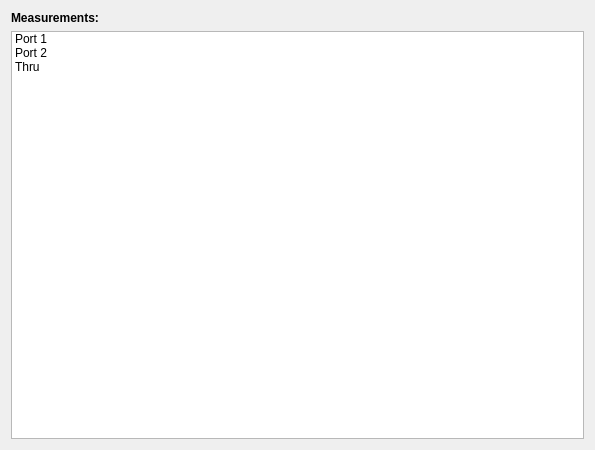
<?xml version="1.0" encoding="UTF-8"?>
<ui version="4.0">
 <class>MeasurePage</class>
 <widget class="QWidget" name="MeasurePage">
  <property name="geometry">
   <rect>
    <x>0</x>
    <y>0</y>
    <width>595</width>
    <height>450</height>
   </rect>
  </property>
  <property name="windowTitle">
   <string>Form</string>
  </property>
  <layout class="QGridLayout" name="gridLayout">
   <item row="0" column="0">
    <widget class="QLabel" name="label">
     <property name="font">
      <font>
       <weight>75</weight>
       <bold>true</bold>
      </font>
     </property>
     <property name="text">
      <string>Measurements:</string>
     </property>
    </widget>
   </item>
   <item row="1" column="0">
    <widget class="QTreeWidget" name="measuredTree">
     <property name="rootIsDecorated">
      <bool>false</bool>
     </property>
     <property name="itemsExpandable">
      <bool>true</bool>
     </property>
     <attribute name="headerVisible">
      <bool>false</bool>
     </attribute>
     <attribute name="headerDefaultSectionSize">
      <number>175</number>
     </attribute>
     <attribute name="headerMinimumSectionSize">
      <number>175</number>
     </attribute>
     <column>
      <property name="text">
       <string>Name</string>
      </property>
     </column>
     <column>
      <property name="text">
       <string>Details</string>
      </property>
     </column>
     <item>
      <property name="text">
       <string>Port 1</string>
      </property>
      <property name="icon">
       <iconset resource="Resources.qrc">
        <normaloff>:/images/Images/Measured Single Port.bmp</normaloff>:/images/Images/Measured Single Port.bmp</iconset>
      </property>
      <property name="text">
       <string/>
      </property>
      <item>
       <property name="text">
        <string>Short</string>
       </property>
       <property name="icon">
        <iconset resource="Resources.qrc">
         <normaloff>:/images/Images/Measured Button.bmp</normaloff>:/images/Images/Measured Button.bmp</iconset>
       </property>
      </item>
      <item>
       <property name="text">
        <string>Offset Short 1</string>
       </property>
       <property name="icon">
        <iconset resource="Resources.qrc">
         <normaloff>:/images/Images/Measured Button.bmp</normaloff>:/images/Images/Measured Button.bmp</iconset>
       </property>
       <property name="text">
        <string>Offset Short Cal Kit 1</string>
       </property>
      </item>
      <item>
       <property name="text">
        <string>Offset Short 2</string>
       </property>
       <property name="icon">
        <iconset resource="Resources.qrc">
         <normaloff>:/images/Images/Measured Button.bmp</normaloff>:/images/Images/Measured Button.bmp</iconset>
       </property>
       <property name="text">
        <string>Offset Short Cal Kit 1</string>
       </property>
      </item>
      <item>
       <property name="text">
        <string>Offset Short 1</string>
       </property>
       <property name="icon">
        <iconset resource="Resources.qrc">
         <normaloff>:/images/Images/Measured Button.bmp</normaloff>:/images/Images/Measured Button.bmp</iconset>
       </property>
       <property name="text">
        <string>Offset Short Cal Kit 2</string>
       </property>
      </item>
      <item>
       <property name="text">
        <string>Offset Short 2</string>
       </property>
       <property name="icon">
        <iconset resource="Resources.qrc">
         <normaloff>:/images/Images/Measured Button.bmp</normaloff>:/images/Images/Measured Button.bmp</iconset>
       </property>
       <property name="text">
        <string>Offset Short Cal Kit 2</string>
       </property>
      </item>
      <item>
       <property name="text">
        <string>Match</string>
       </property>
       <property name="icon">
        <iconset resource="Resources.qrc">
         <normaloff>:/images/Images/Measured Button.bmp</normaloff>:/images/Images/Measured Button.bmp</iconset>
       </property>
      </item>
     </item>
     <item>
      <property name="text">
       <string>Port 2</string>
      </property>
      <property name="icon">
       <iconset resource="Resources.qrc">
        <normaloff>:/images/Images/Unmeasured Single Port.bmp</normaloff>:/images/Images/Unmeasured Single Port.bmp</iconset>
      </property>
      <item>
       <property name="text">
        <string>Short</string>
       </property>
       <property name="icon">
        <iconset resource="Resources.qrc">
         <normaloff>:/images/Images/Measured Button.bmp</normaloff>:/images/Images/Measured Button.bmp</iconset>
       </property>
      </item>
      <item>
       <property name="text">
        <string>Offset Short 1</string>
       </property>
       <property name="icon">
        <iconset>
         <disabledon>:/images/Images/Unmeasured Button.bmp</disabledon>
        </iconset>
       </property>
       <property name="text">
        <string>Offset Short Cal Kit 1</string>
       </property>
      </item>
      <item>
       <property name="text">
        <string>Offset Short 2</string>
       </property>
       <property name="icon">
        <iconset>
         <disabledon>:/images/Images/Unmeasured Button.bmp</disabledon>
        </iconset>
       </property>
       <property name="text">
        <string>Offset Short Cal Kit 1</string>
       </property>
      </item>
      <item>
       <property name="text">
        <string>Offset Short 1</string>
       </property>
       <property name="icon">
        <iconset>
         <disabledon>:/images/Images/Unmeasured Button.bmp</disabledon>
        </iconset>
       </property>
       <property name="text">
        <string>Offset Short Cal Kit 2</string>
       </property>
      </item>
      <item>
       <property name="text">
        <string>Offset Short 2</string>
       </property>
       <property name="icon">
        <iconset>
         <disabledon>:/images/Images/Unmeasured Button.bmp</disabledon>
        </iconset>
       </property>
       <property name="text">
        <string>Offset Short Cal Kit 2</string>
       </property>
      </item>
      <item>
       <property name="text">
        <string>Match</string>
       </property>
       <property name="icon">
        <iconset>
         <disabledon>:/images/Images/Unmeasured Button.bmp</disabledon>
        </iconset>
       </property>
      </item>
     </item>
     <item>
      <property name="text">
       <string>Thru</string>
      </property>
      <property name="icon">
       <iconset>
        <disabledon>:/images/Images/Unmeasured Through.bmp</disabledon>
       </iconset>
      </property>
      <item>
       <property name="text">
        <string>Port 1 to Port 2</string>
       </property>
       <property name="icon">
        <iconset>
         <disabledon>:/images/Images/Unmeasured Button.bmp</disabledon>
        </iconset>
       </property>
      </item>
     </item>
    </widget>
   </item>
  </layout>
 </widget>
 <resources>
  <include location="Resources.qrc"/>
 </resources>
 <connections/>
</ui>
